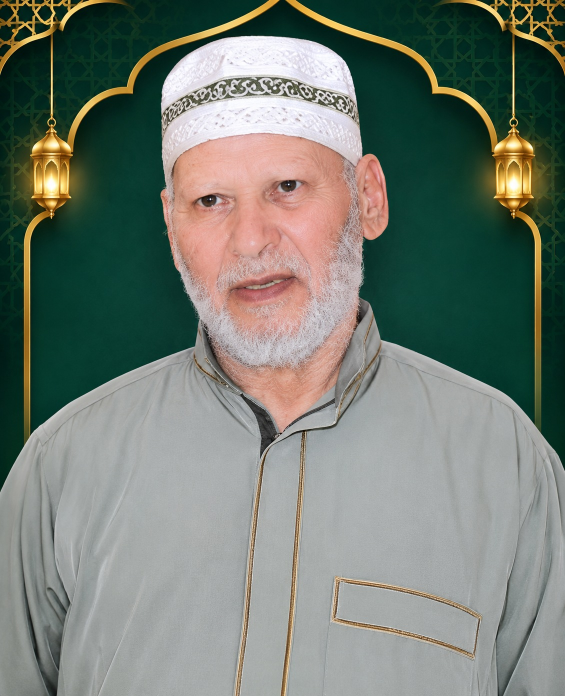
#> input picture assets/images/father.jpg, 1130 x 1392 px, found by its file name (shown at 1/2 size)
$ python generate_launcher_icon.py
#> lines starting #> are read from the running program, lines starting #| are printed output that depends on the picture
from pathlib import Path
from PIL import Image, ImageDraw

source = Image.open("assets/images/father.jpg").convert("RGB")
#> source is the input picture: PIL image 1130x1392 RGB; mean R, G, B 115.8, 124.1, 114.6
sizes = {"mdpi": 48, "hdpi": 72, "xhdpi": 96, "xxhdpi": 144, "xxxhdpi": 192}
for density, size in sizes.items():
    # Preserve the entire portrait within a rounded gold frame.
    canvas = Image.new("RGB", (size, size), "#073E35")
    draw = ImageDraw.Draw(canvas)
    pad = max(3, round(size * 0.08))
    draw.rounded_rectangle((pad // 2, pad // 2, size - pad // 2 - 1, size - pad // 2 - 1),
                           radius=size // 5, fill="#D6B56C")
    inner = size - 2 * pad
    photo = source.copy()
    photo.thumbnail((inner, inner), Image.Resampling.LANCZOS)
    x = (size - photo.width) // 2
    y = (size - photo.height) // 2
    canvas.paste(photo, (x, y))
    target = Path(f"android/app/src/main/res/mipmap-{density}/ic_launcher.png")
    target.parent.mkdir(parents=True, exist_ok=True)
    canvas.save(target)
#> this loop made 5 passes
#> pass 1, `canvas = Image.new("RGB", (size, size), "#073E35")`:
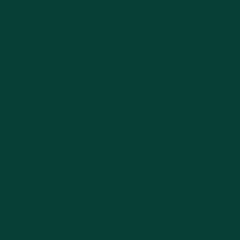
#> canvas: PIL image 48x48 RGB (shown 5 times larger); mean R, G, B 7, 62, 53
#> pass 1, `canvas.save(target)`:
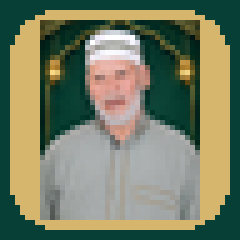
#> saved as ic_launcher.png: PIL image 48x48 RGB (shown 5 times larger); mean R, G, B 119, 126, 100.9
#> pass 2, `canvas.save(target)`:
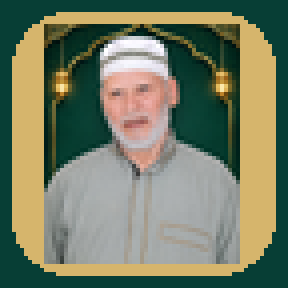
#> saved as ic_launcher.png: PIL image 72x72 RGB (shown 4 times larger); mean R, G, B 118.1, 125.5, 101
#> after the loop:
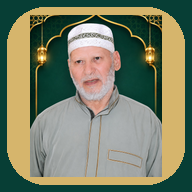
#> canvas: PIL image 192x192 RGB; mean R, G, B 120.9, 127.1, 102.2
#> after the loop:
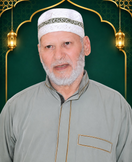
#> photo: PIL image 132x162 RGB; mean R, G, B 116.1, 124.1, 114.7
print("Generated Android launcher icons from father's photo.")
